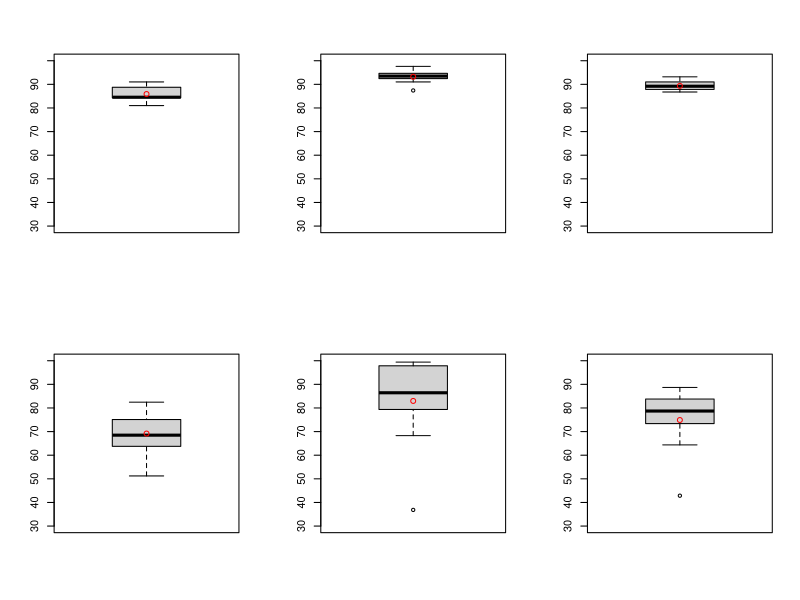
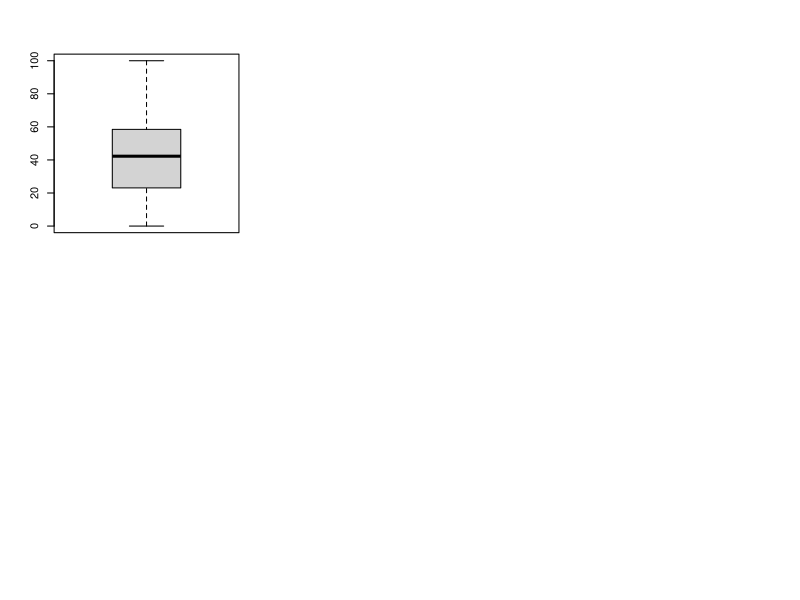

Here is the R script that generated these plots, in order:
par(mfrow=c(2,3))

a = c(84.47, 84.55, 81.01, 91.03, 88.76, 83.68, 84.35, 86.13, 89.13)
b=boxplot(a, ylim=c(30, 100))
points(mean(a),col="red")
b$stats[c(1, 5), ]

a = c(93.79, 94.9, 93.43, 91.03, 93.49, 92.44, 94.66, 87.41, 97.62)
b =boxplot(a, ylim=c(30, 100))
points(mean(a),col="red")
b$stats[c(1, 5), ]

a = c(88.89, 89.42, 86.78, 91.03, 91.07, 87.85, 89.21, 86.76, 93.18)
b =boxplot(a, ylim=c(30, 100))
points(mean(a),col="red")
b$stats[c(1, 5), ]

a = c(60.87, 68.49, 66.46, 82.46, 63.75, 75.11, 51.22, 73.26, 80.92)
b =boxplot(a, ylim=c(30, 100))
points(mean(a),col="red")
b$stats[c(1, 5), ]

a = c(68.29, 79.37, 96.46, 83.93, 86.44, 99.42, 36.84, 97.86, 98.15)
b =boxplot(a, ylim=c(30, 100))
points(mean(a),col="red")
b$stats[c(1, 5), ]

a = c(64.37, 73.53, 78.7, 83.19, 73.38, 85.57, 42.86, 83.79, 88.7)
b =boxplot(a, ylim=c(30, 100))
points(mean(a),col="red")
b$stats[c(1, 5), ]

#-------------------------------------

c = c(100.00, 88.89, 87.50, 80.00, 71.43, 65.31, 62.57, 58.49, 58.33, 58.14, 56.14, 53.97, 52.75, 50.00, 50.00, 34.51, 33.33, 33.33, 30.00, 28.57, 27.13, 25.00, 23.08, 17.76, 2.59, 0.00, 0.00, 0.00, 0.00, 0.00)
d = boxplot(c)
summary(c)


c =c(100.00, 66.67, 66.67, 63.64, 63.24, 60.52, 60.00, 56.25, 50.00, 50.00, 50.00, 48.28, 47.06, 47.06, 40.00, 38.71, 37.78, 33.33, 32.81, 25.00, 18.99, 12.96, 12.50, 4.76, 4.08, 0.91, 0.00, 0.00, 0.00, 0.00, 0.00)
summary(c)